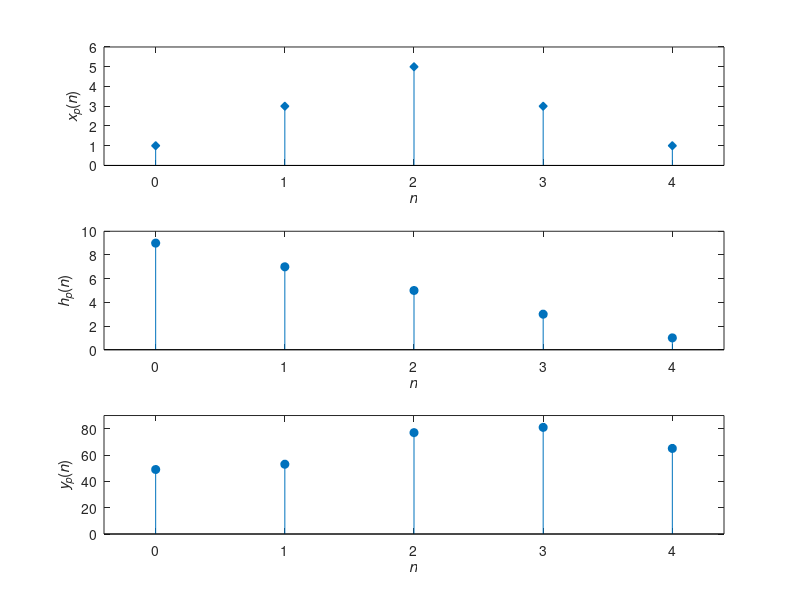
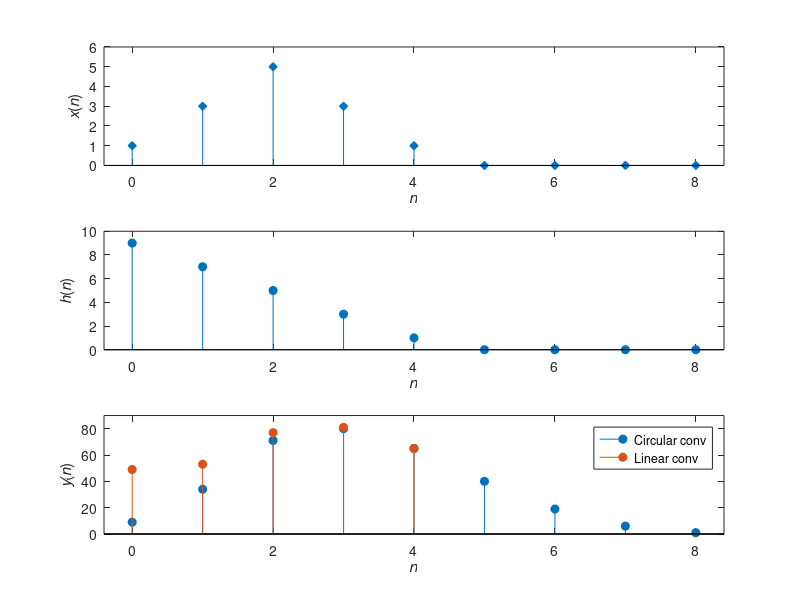

MATLAB code for these plots, in order:
clc
clearvars
close all

x=[1 3 5 3 1]; h=[9 7 5 3 1];

X=fft(x); H=fft(h);
yp=ifft(X.*H);
np=0:4;

figure(1)
subplot(3,1,1); stem(np,x,'d','fill')
axis([-0.4 4.4 0 6])
xlabel('\itn'); ylabel('\itx_p\rm(\itn\rm)')

subplot(3,1,2); stem(np,h,'fill')
axis([-0.4 4.4 0 10])
xlabel('\itn'); ylabel('\ith_p\rm(\itn\rm)')

subplot(3,1,3); stem(np,yp,'fill')
axis([-0.4 4.4 0 90])
xlabel('\itn'); ylabel('\ity_p\rm(\itn\rm)')

Xz=fft([x zeros(1,length(h)-1)]); %% y=conv(x,h) will give the same results.
Hz=fft([h zeros(1,length(x)-1)]); %% In fact,Matlab uses this method.
yz=ifft(Xz.*Hz);                   
nz=0:8;

figure(2)
subplot(3,1,1); stem(nz,[x 0 0 0 0],'d','fill')
axis([-0.4 8.4 0 6])
xlabel('\itn'); ylabel('\itx\rm(\itn\rm)')

subplot(3,1,2); stem(nz,[h 0 0 0 0],'fill')
axis([-0.4 8.4 0 10])
xlabel('\itn'); ylabel('\ith\rm(\itn\rm)')

subplot(3,1,3); stem(nz,yz,'fill')
axis([-0.4 8.4 0 90])
xlabel('\itn'); ylabel('\ity\rm(\itn\rm)')

hold on
stem(np,yp,'fill')
legend({'Circular conv','Linear conv'})

